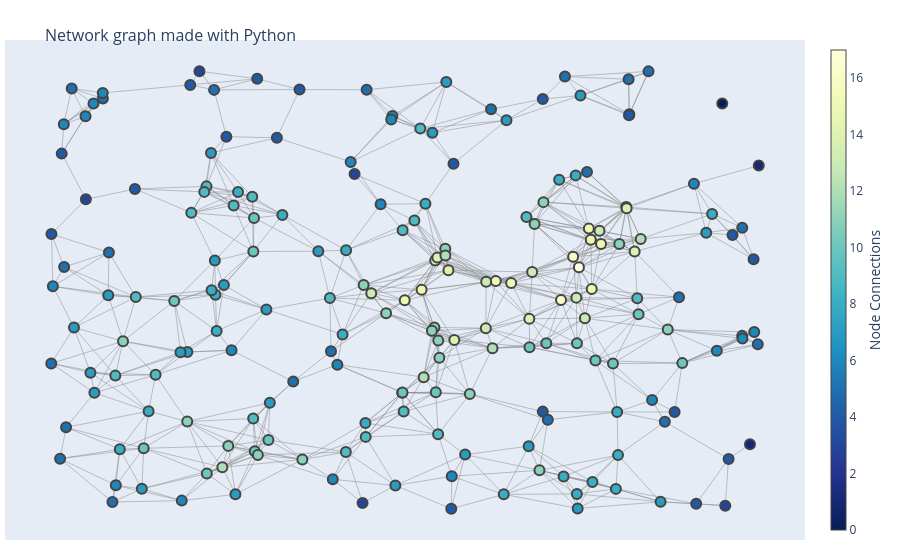

The notebook cell saved with this chart:
### Code cell
# Network graph
# Importar las librerías necesarias
import plotly.graph_objects as go
import networkx as nx

# Crear un grafo aleatorio
G = nx.random_geometric_graph(200, 0.125)

# Crear listas para las coordenadas de las aristas
edge_x = []
edge_y = []
for edge in G.edges():
    x0, y0 = G.nodes[edge[0]]['pos']
    x1, y1 = G.nodes[edge[1]]['pos']
    edge_x.append(x0)
    edge_x.append(x1)
    edge_x.append(None)
    edge_y.append(y0)
    edge_y.append(y1)
    edge_y.append(None)

# Crear la traza de las aristas
edge_trace = go.Scatter(
    x=edge_x, y=edge_y,
    line=dict(width=0.5, color='#888'),
    hoverinfo='none',
    mode='lines')

# Crear listas para las coordenadas de los nodos
node_x = []
node_y = []
for node in G.nodes():
    x, y = G.nodes[node]['pos']
    node_x.append(x)
    node_y.append(y)

# Crear la traza de los nodos
node_trace = go.Scatter(
    x=node_x, y=node_y,
    mode='markers',
    hoverinfo='text',
    marker=dict(
        showscale=True,
        colorscale='YlGnBu',
        reversescale=True,
        color=[],
        size=10,
        colorbar=dict(
            thickness=15,
            title='Node Connections',
            xanchor='left',
            titleside='right'
        ),
        line_width=2))

# Calcular el número de conexiones de cada nodo
node_adjacencies = []
node_text = []
for node, adjacencies in enumerate(G.adjacency()):
    node_adjacencies.append(len(adjacencies[1]))
    node_text.append('# of connections: '+str(len(adjacencies[1])))

# Asignar los valores calculados a la traza de los nodos
node_trace.marker.color = node_adjacencies
node_trace.text = node_text

# Crear la figura con las trazas de las aristas y los nodos
fig = go.Figure(data=[edge_trace, node_trace],
             layout=go.Layout(
                title='<br>Network graph made with Python',
                titlefont_size=16,
                showlegend=False,
                hovermode='closest',
                margin=dict(b=20,l=5,r=5,t=40),
                xaxis=dict(showgrid=False, zeroline=False, showticklabels=False),
                yaxis=dict(showgrid=False, zeroline=False, showticklabels=False))
                )

# Mostrar la figura
fig.show()

### Figure 1 — Plotly figure (JSON) as saved in the notebook; plotly's stock layout.template omitted (floating-point values rounded to 4 significant figures; data arrays with more than 128 entries replaced by an {"elided": "..."} marker saying what was removed)
{"data": [{"hoverinfo": "none", "line": {"color": "#888", "width": 0.5}, "mode": "lines", "type": "scatter", "x": {"elided": "2454 float values"}, "y": {"elided": "2454 float values"}}, {"hoverinfo": "text", "marker": {"color": {"elided": "200 int values"}, "colorbar": {"thickness": 15, "title": {"side": "right", "text": "Node Connections"}, "xanchor": "left"}, "colorscale": [[0, "rgb(255,255,217)"], [0.125, "rgb(237,248,177)"], [0.25, "rgb(199,233,180)"], [0.375, "rgb(127,205,187)"], [0.5, "rgb(65,182,196)"], [0.625, "rgb(29,145,192)"], [0.75, "rgb(34,94,168)"], [0.875, "rgb(37,52,148)"], [1, "rgb(8,29,88)"]], "line": {"width": 2}, "reversescale": true, "showscale": true, "size": 10}, "mode": "markers", "text": {"elided": "200 str values"}, "type": "scatter", "x": {"elided": "200 float values"}, "y": {"elided": "200 float values"}}], "layout": {"hovermode": "closest", "margin": {"b": 20, "l": 5, "r": 5, "t": 40}, "showlegend": false, "title": {"font": {"size": 16}, "text": "<br>Network graph made with Python"}, "xaxis": {"showgrid": false, "showticklabels": false, "zeroline": false}, "yaxis": {"showgrid": false, "showticklabels": false, "zeroline": false}}}
